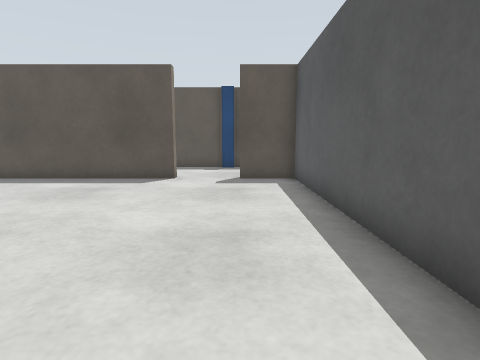
[1] (above)

17 first-person views from a walk through a Gazebo world. The camera is 0.7 m above the floor, tilts 8° down and sees 80° across. The floor is counted in squares, 0.5 m on a side. Each view is taken from the middle of a square. On the plan, view 1 faces up. The plan holds only what a view shows up to about 14 squares ahead; the rest is blank. The place goes on beyond the plan.

[2]
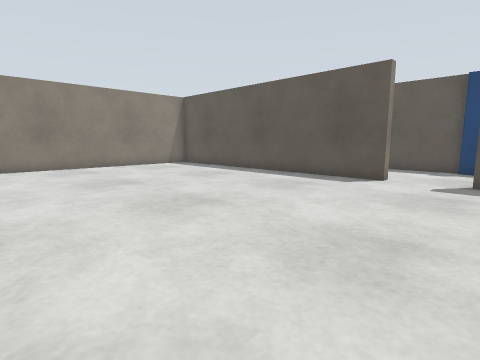

[3]
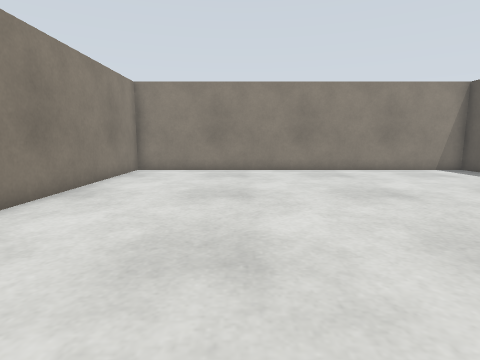

[4]
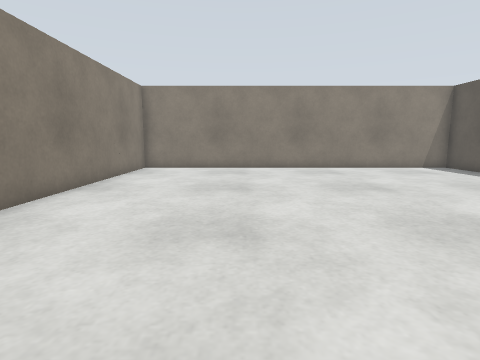

[5]
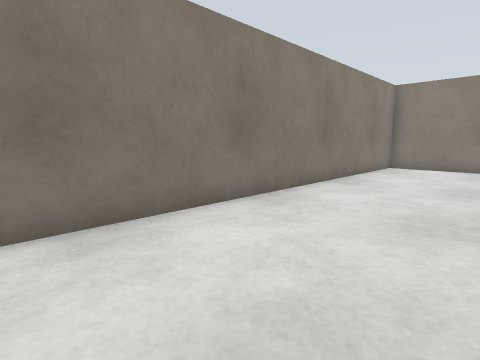

[6]
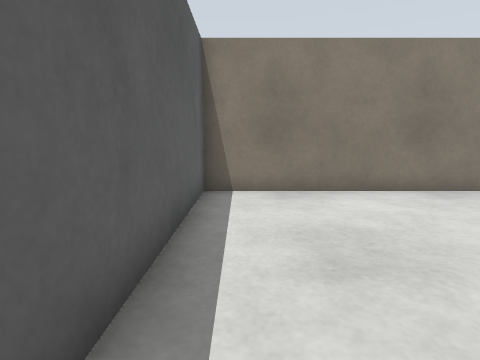

[7]
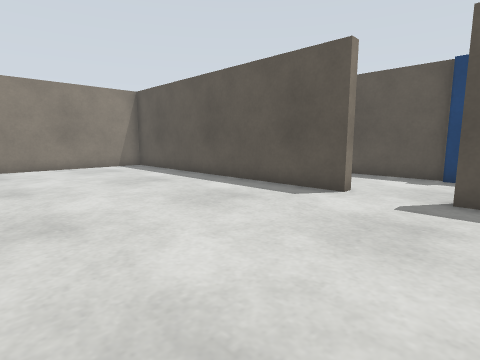

[8]
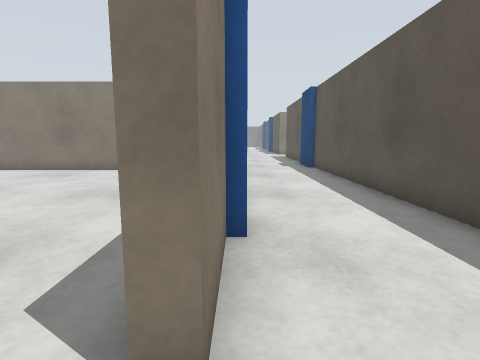

[9]
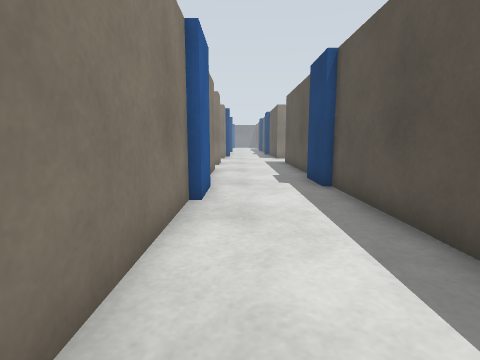

[10]
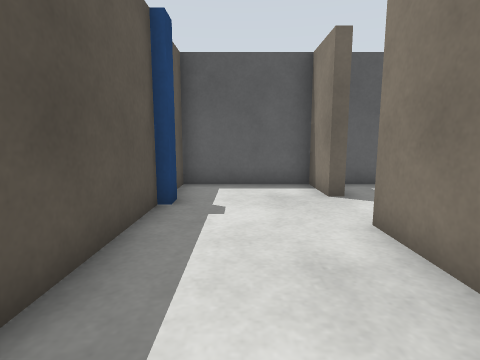

[11]
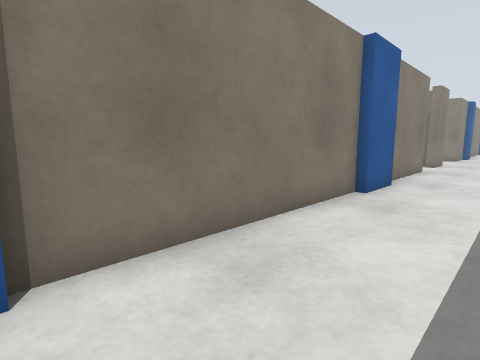

[12]
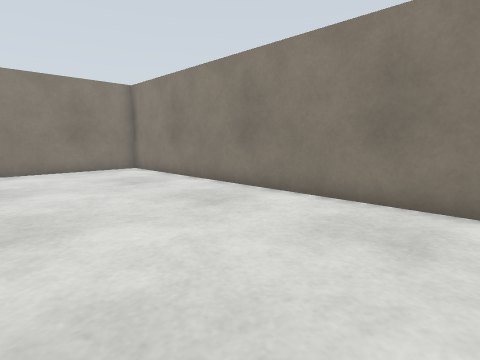

[13]
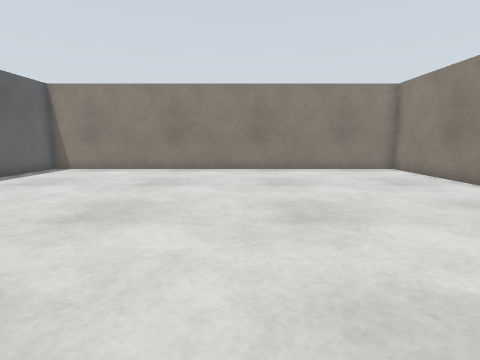

[14]
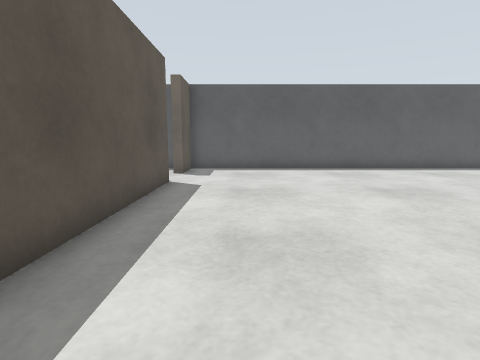

[15]
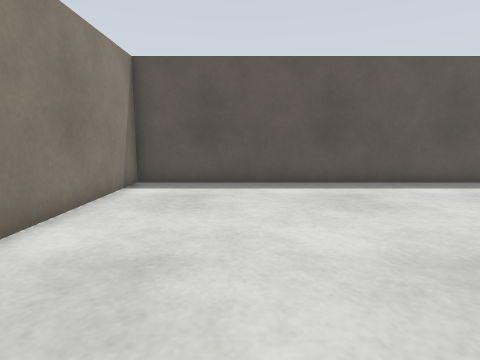

[16]
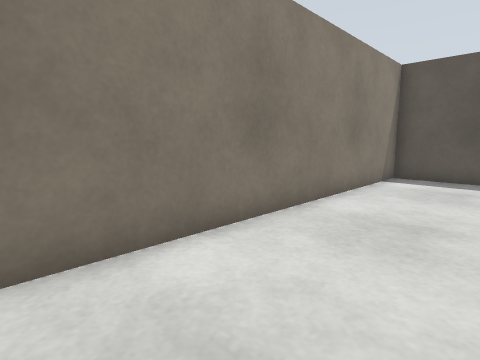

[17]
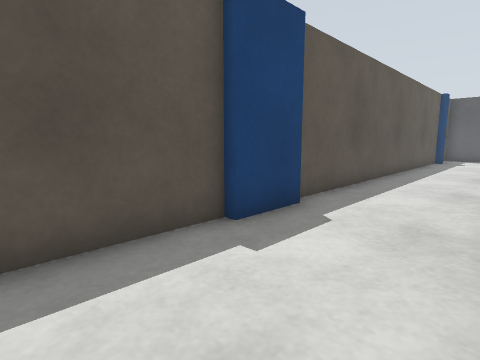

### Floor plan
Points are (right, up) in squares from view 1. A wall is a line through its corners. A room is listed if a view was taken in it or the views show most of it. See-through windows are left out.
Room 1 (views 1, 2, 3, 4, 5, 6, 7, 12, 13, 14, 15, 16)
walls: (-11.1, -4.8) (2, -4.8) (2, 9.6); (-2.4, 10.4) (-14.4, 10.4) (-14.4, -4.9)
ways out: opening at (-0.5, 10.5) to room 2
objects: beige box (-14, -5) to (-12, -5)
Room 2 (views 8, 9, 10, 11, 17)
walls: (-13.6, 10.8) (-2.4, 10.8) (-2.4, 10.4); (-1.4, 14.8) (-15.6, 14.8); (-17.5, 14.8) (-21.2, 14.8); (2, 9.6) (2, 14.8) (1, 14.8); (-20.6, 10.8) (-16.5, 10.8)
ways out: opening at (-0.5, 10.5) to room 1; opening at (-21, 10.5)
objects: blue box (-17, 14) to (-16, 15); blue box (-15, 11); blue box (-6, 11); blue box (-1, 15); beige box (0, 10) to (1, 11)

Positions as (right, up) in squares from view 1, and headings:
1: (0, 0), facing up
2: (1, 0), facing up-left
3: (-1, 0), facing left
4: (0, 0), facing left
5: (1, 0), facing down-left
6: (1, 3), facing down
7: (1, 3), facing up-left
8: (-1, 11), facing left
9: (-7, 12), facing left
10: (-7, 13), facing right
11: (-6, 14), facing down-left
12: (-8, 9), facing down-left
13: (-7, 9), facing down
14: (-12, 8), facing right
15: (-11, 1), facing up
16: (-11, -1), facing up-left
17: (-21, 11), facing up-right
